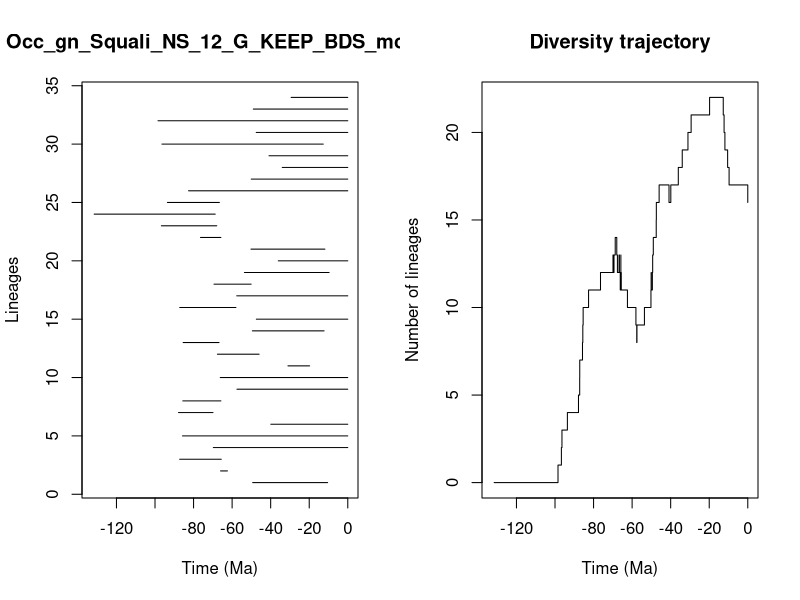

The R source for this figure:


pdf(file='../Results/Genus_NS/5_MA_bins_EP/pyrate_mcmc_logs/Occ_gn_Squali_NS_12_G_KEEP_BDS_mcmc_LTT.pdf',width=0.6*20, height=0.6*10)
title = "Occ_gn_Squali_NS_12_G_KEEP_BDS_mcmc"
ts=c(49.33839723875987, 65.99684762396627,87.19162053853209,69.75215752644372,85.7428492379151,39.92556559253371,87.8204120390816,85.57646619915316,57.488605063492464,66.15642852693993,31.034214903457386,67.62316889043386,85.40567019767718,49.49655716490745,47.43609624849246,87.16366420018699,57.602336853372314,69.3980039780509,53.61422047509594,36.0414689764006,50.22937180713964,76.39956094769201,96.68722712190386,131.5691023653288,93.58010711191861,82.5914959781117,50.08296026904177,33.99552398812279,40.86305786479649,96.39472550452798,47.49180264627225,98.44527077936058,49.011128032335755,29.388347655004694)
te=c(10.449792334730942, 62.426348968696274,65.62783535803428,0.0,0.0,0.0,69.9210193090696,65.82474590659822,0.0,0.0,19.807997494664235,45.985449142851316,66.78859793466091,12.291793881455488,0.0,58.02631933535861,0.0,50.13446218819014,9.69066920105658,0.0,11.865114702243783,65.83379943165538,67.95598870110692,68.76268282887717,66.59158316061058,0.0,0.0,0.0,0.0,12.724747081141345,0.0,0.0,0.0,0.0)
div_traj=c(0, 1,2,3,4,5,6,7,8,9,10,11,12,13,12,13,14,13,12,13,12,11,12,13,12,11,10,9,8,9,10,11,12,11,12,13,14,15,16,17,16,17,18,19,20,21,22,21,20,19,18,17,16)
time_events=c(131.5691023653288, 98.44527077936058,96.68722712190386,96.39472550452798,93.58010711191861,87.8204120390816,87.19162053853209,87.16366420018699,85.7428492379151,85.57646619915316,85.40567019767718,82.5914959781117,76.39956094769201,69.9210193090696,69.75215752644372,69.3980039780509,68.76268282887717,67.95598870110692,67.62316889043386,66.78859793466091,66.59158316061058,66.15642852693993,65.99684762396627,65.83379943165538,65.82474590659822,65.62783535803428,62.426348968696274,58.02631933535861,57.602336853372314,57.488605063492464,53.61422047509594,50.22937180713964,50.13446218819014,50.08296026904177,49.49655716490745,49.33839723875987,49.011128032335755,47.49180264627225,47.43609624849246,45.985449142851316,40.86305786479649,39.92556559253371,36.0414689764006,33.99552398812279,31.034214903457386,29.388347655004694,19.807997494664235,12.724747081141345,12.291793881455488,11.865114702243783,10.449792334730942,9.69066920105658,0.0)
                par(mfrow=c(1,2))
                L = length(ts)
                plot(ts, 1:L , xlim=c(-max(ts)-1,0), pch=20, type="n", main=title,xlab="Time (Ma)",ylab="Lineages")
                for (i in 1:L){segments(x0=-te[i],y0=i,x1=-ts[i],y1=i)}    
                t = -time_events
                plot(div_traj ~ t,type="s", main = "Diversity trajectory",xlab="Time (Ma)",ylab="Number of lineages",xlim=c(-max(ts)-1,0))
                abline(v=c(65,200,251,367,445),lty=2,col="gray")
                
